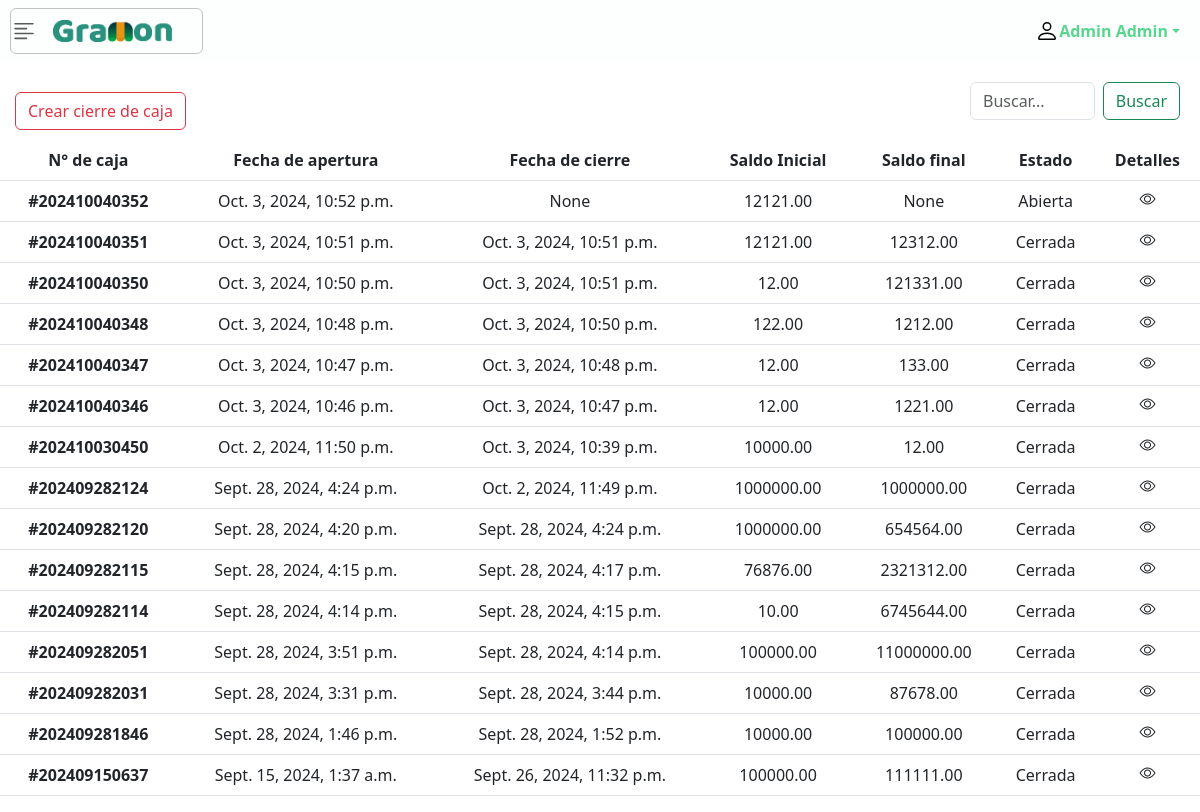
Page /list/box/ (signed in) on the earlier database version.
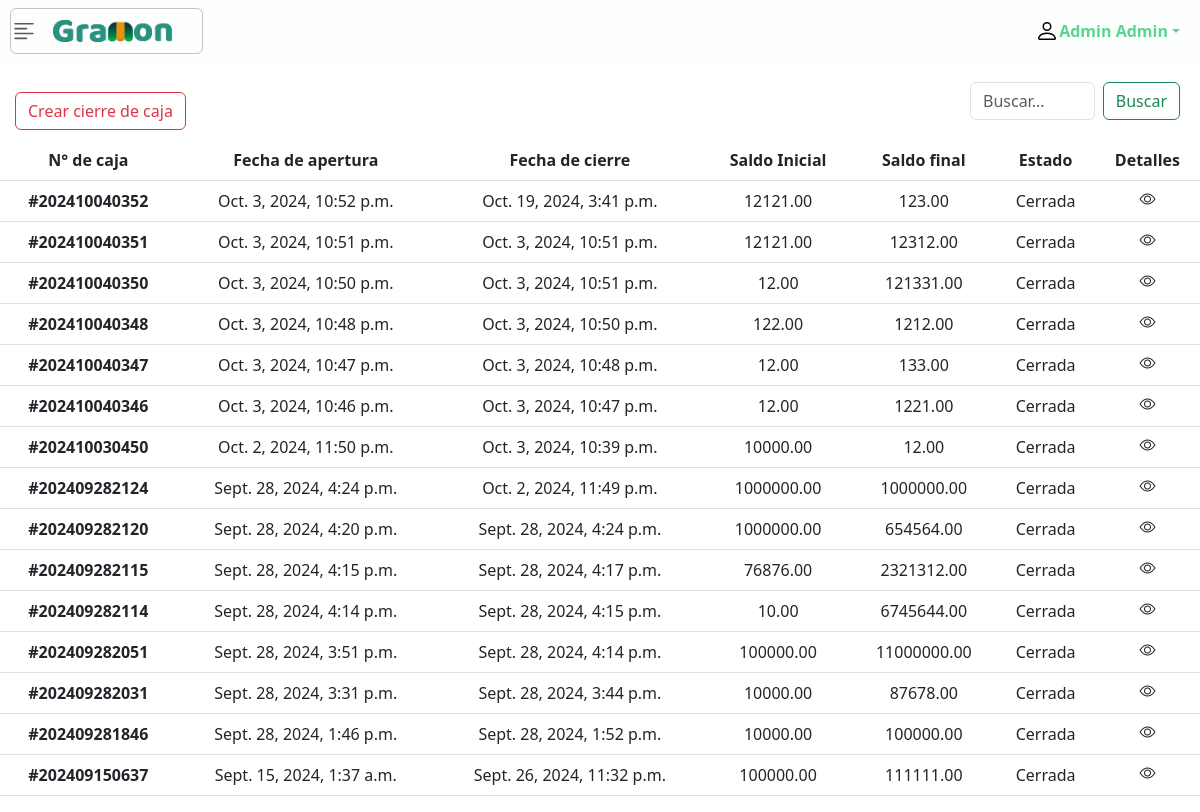
Same page on the later database version.
### apps/cash_register/models.py (models this page shows, shortened)
class Caja(models.Model):
    id = models.CharField(max_length=12, primary_key=True, editable=False)
    fecha_apertura = models.DateTimeField(default=timezone.now)
    saldo_inicial = models.DecimalField(max_digits=10, decimal_places=2)
    saldo_final = models.DecimalField(max_digits=10, decimal_places=2, null=True, blank=True)
    total_entradas = models.DecimalField(max_digits=10, decimal_places=2, default=0)
    total_salidas = models.DecimalField(max_digits=10, decimal_places=2, default=0)
    valor_esperado = models.DecimalField(max_digits=10, decimal_places=2, null=True, blank=True)
    diferencia = models.DecimalField(max_digits=10, decimal_places=2, null=True, blank=True)
    fecha_cierre = models.DateTimeField(null=True, blank=True)
    estado = models.CharField(max_length=10, choices=[('Abierta', 'Abierta'), ('Cerrada', 'Cerrada')], default='Abierta')

### apps/cash_register/views.py (the view)
# urls.py: re_path('list/box/', BoxListView.as_view(), name="Box_history"),
class BoxListView(LoginRequiredMixin,ListView):
    model = Caja
    template_name = "box/list_box.html"
    context_object_name = 'history_box'
    ordering = ['-id']
    paginate_by = 15
    login_url = reverse_lazy('user_app:login')

### templates/box/list_box.html (shortened to what this page needs)
{% extends 'base.html' %}
{% load static %}
{% block head %}
    <link rel="stylesheet" href="{% static 'css/box_css/list_box.css' %}">
{% endblock head %}
{% block content %}
    <div class="d-flex justify-content-between align-items-center" style="width: 100%;">
        <a style="text-align: center; margin-top: 20px; margin-left: 15px;" class="btn btn-outline-danger modal_close_box" role="button" id="modal_create_product">
            Crear cierre de caja
        </a>
        <div class="d-flex" style="padding: 20px 20px; width: 250px;">
            <input class="form-control me-2" type="search" placeholder="Buscar..." aria-label="Search" name="search_box" id="search_box">
            <button class="btn btn-outline-success" id="botom_search_box">Buscar</button>
        </div>
    </div>
    <div class="table-responsive">
        <table class="table table-hover" style="text-align: center;">
            <thead>
                <tr>
                    <th scope="col">N° de caja</th>
                    <th scope="col">Fecha de apertura</th>
                    <th scope="col">Fecha de cierre</th>
                    <th scope="col">Saldo Inicial</th>
                    <th scope="col">Saldo final</th>
                    <th scope="colgroup">Estado</th>
                    <th scope="colgroup">Detalles</th>
                </tr>
            </thead>
            <tbody class="showResults">
                {% for box in history_box%}
                <tr>
                    <th scope="row">#{{box.id}}</th>
                    <td>{{box.fecha_apertura}}</td>
                    <td>{{box.fecha_cierre}}</td>
                    <td>{{box.saldo_inicial}}</td>
                    <td>{{box.saldo_final}}</td>
                    <td>{{box.estado}}</td>
                    <td style="text-align: center;">
                        <i class="bi bi-eye visualizer" data-id="{{box.id}}"></i>
                    </td>
                </tr>
                {% endfor %}
            </tbody>
        </table>
    </div>
{% endblock content %}

Differences in the rows shown:
changed Caja id 202410040352: fecha_cierre "None" → "Oct. 19, 2024, 3:41 p.m."; saldo_final "None" → "123.00"; estado "Abierta" → "Cerrada"
